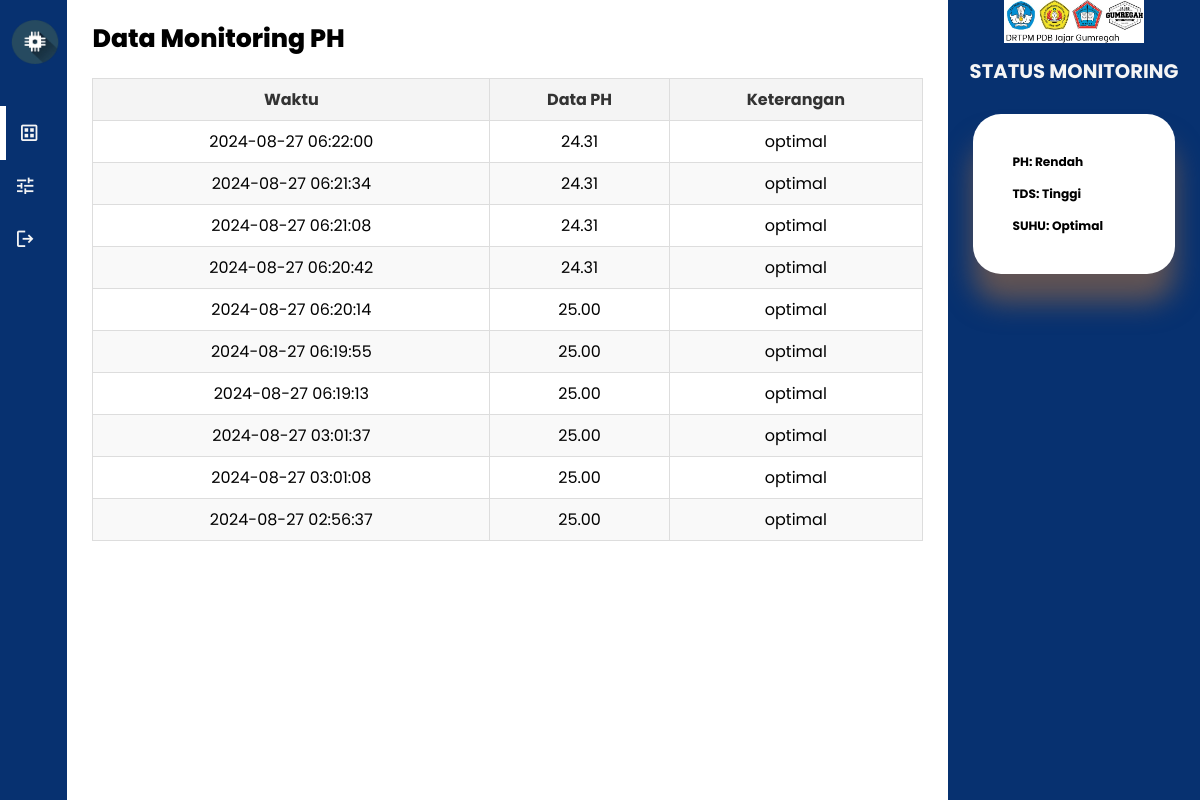
The page /admin/datasuhu.php on the database its author committed.
### tables this page shows
CREATE TABLE `data_suhu` (
  `id_suhu` int(11) NOT NULL,
  `date` timestamp NOT NULL DEFAULT CURRENT_TIMESTAMP,
  `suhu` decimal(10,2) NOT NULL,
  `status_suhu` enum('tinggi','optimal','rendah') NOT NULL
);

### admin/datasuhu.php (the view, shortened to what this page needs)
<?php
$conection = mysqli_connect("localhost", "root", "", "iotmonitoring");
$query = "SELECT * FROM data_suhu ORDER BY date DESC LIMIT 10";
$result = mysqli_query($conection, $query);
?>
<!DOCTYPE html>
<html lang="en">
<head>
    <link rel="stylesheet" type="text/css" href="../assets/css/style.css">
</head>
<body>
    <div class="container">
        <aside>
            <div class="top">
                <div class="logo">
                    <img src="../assets/gallery/logo.png">
                </div>
            </div>
            <div class="sidebar">
                <a href="" class="active">
                    <span class="material-symbols-outlined">dataset</span>
                </a>
                <a href="">
                    <span class="material-symbols-outlined">tune</span>
                </a>
                <a href="logout.php">
                    <span class="material-symbols-outlined">logout</span>
                </a>
            </div>
        </aside>
        <main>
            <h1>Data Monitoring PH</h1>
            <table>
                <thead>
                    <tr>
                        <th>Waktu</th>
                        <th>Data PH</th>
                        <th>Keterangan</th>
                    </tr>
                </thead>
                <tbody>
                    <?php
                    while ($row = mysqli_fetch_assoc($result)) {
                        echo "<tr>";
                        echo "<td>" . htmlspecialchars($row['date']) . "</td>";
                        echo "<td>" . htmlspecialchars($row['suhu']) . "</td>";
                        echo "<td>" . htmlspecialchars($row['status_suhu']) . "</td>";
                        echo "</tr>";
                    }
                    ?>
                </tbody>
            </table>
        </main>
        <div class="right">
            <div class="top">
                <div class="profile">
                    <span><img src="../assets/gallery/logo.jpeg"></span>
                </div>
            </div>
            <div class="information">
                <h2 style="color:whitesmoke">STATUS MONITORING</h2>
                <div class="status-data">
                    <h3>PH: Rendah</h3>
                    <h3>TDS: Tinggi</h3>
                    <h3>SUHU: Optimal</h3>
                </div>
            </div>
        </div>
    </div>
</body>
</html>

### assets/css/style.css (style rules this page uses)
:root { --color-background:gray; --card-border-radius:2rem; --card-padding:1.8rem; --box-shadow:0 2rem 2rem rgb(98, 84, 84); }
.material-symbols-outlined { color: whitesmoke; }
* { text-decoration: none; color: black; padding:0; margin:0; outline:0; border:0; appearance: none; list-style: none; box-sizing: border-box; }
html { font-size: 14px; }
body { width: 100vw; height: 100vh; font-family: poppins, sans-serif; font-size: 0.88rem; background: var(--color-background); user-select:none; overflow-x:hidden; }
.container { display: grid; width: 96%; margin: 0 auto; background:rgb(255, 255, 255); gap: 1.8rem; grid-template-columns: 18rem auto 23rem; }
img { display:block; width:100%; }
h1 { font-weight: 800; font-size: 1.8rem; }
h2 { font-size: 1.4rem; }
h3 { font-size: 0.87rem; }
aside { height: 100vh; background: rgb(7, 49, 112); }
aside .top { background:rgb(7, 49, 112); display: flex; align-items: center; justify-content: space-between; margin-top: 1.4rem; }
aside .logo { display: flex; align-items: center; }
aside .logo img { width: 4.5rem; height: 3rem; }
aside .sidebar { background:rgb(7, 49, 112); display: flex; flex-direction: column; height: 86vh; position:relative; top: 3rem; }
aside .sidebar a { display: flex; margin-left: 1rem; gap:0.5rem; align-items: center; position: relative; height: 3.8rem; transition: all 300ms ease; }
aside .sidebar a span { font-size: 1.6rem; transition: all 300ms ease; color: whitesmoke; }
aside .sidebar a.active { margin-left: 0; }
aside .sidebar a.active span { color: whitesmoke; margin-left: calc(1rem - 9px) }
aside .sidebar a.active:before { content: ''; width: 6px; height: 100%; background: rgb(255, 255, 255); }
main { margin-top: 1.4rem; }
.right { background-color: rgb(7, 49, 112); display: flex; flex-direction: column; height: 100vh; }
.right .top { display: flex; justify-content: end; gap: 2rem; background: rgb(7, 49, 112); height: 3rem; }
.right .top .profile { display: flex; align-items: center; justify-content: center; width: 100%; }
.profile span { width: 10rem; }
.right .information { margin-top: 1rem; display: flex; flex-direction: column; align-items: center; flex: 1; }
.right .information h2 { margin-bottom: 2rem; }
.right .information h3 { margin: 1rem; }
.right .information .status-data { margin: 0 auto; padding: var(--card-padding); width: 80%; background: white; border-radius: var(--card-border-radius); box-shadow: var(--box-shadow); transition: all 300ms ease; }
@media screen and (max-width: 1200px) { body { background: gray; } }
@media screen and (max-width: 1200px) { .container { width: 100%; grid-template-columns: 4.8rem auto 18rem; } }
@media screen and (max-width: 1200px) { aside .logo img { width: 5rem; height: 3.2rem; } }
@media screen and (max-width: 1200px) { aside .sidebar a { width: 4.8rem; } }
@media screen and (max-width: 1200px) { aside .sidebar span { display: flex; } }
table { width: 100%; border-collapse: collapse; margin: 20px 0; font-size: 16px; text-align: left; }
table th, table td { border: 1px solid #ddd; padding: 8px; }
table th { background-color: #f4f4f4; color: #333; }
table tr:nth-child(even) { background-color: #f9f9f9; }
table th, table td { text-align: center; }

### rows shown on the page
data_suhu: date "2024-08-27 06:22:00", suhu "24.31", status_suhu "optimal"
data_suhu: date "2024-08-27 06:21:34", suhu "24.31", status_suhu "optimal"
data_suhu: date "2024-08-27 06:21:08", suhu "24.31", status_suhu "optimal"
data_suhu: date "2024-08-27 06:20:42", suhu "24.31", status_suhu "optimal"
data_suhu: date "2024-08-27 06:20:14", suhu "25.00", status_suhu "optimal"
data_suhu: date "2024-08-27 06:19:55", suhu "25.00", status_suhu "optimal"
data_suhu: date "2024-08-27 06:19:13", suhu "25.00", status_suhu "optimal"
data_suhu: date "2024-08-27 03:01:37", suhu "25.00", status_suhu "optimal"
data_suhu: date "2024-08-27 03:01:08", suhu "25.00", status_suhu "optimal"
data_suhu: date "2024-08-27 02:56:37", suhu "25.00", status_suhu "optimal"
